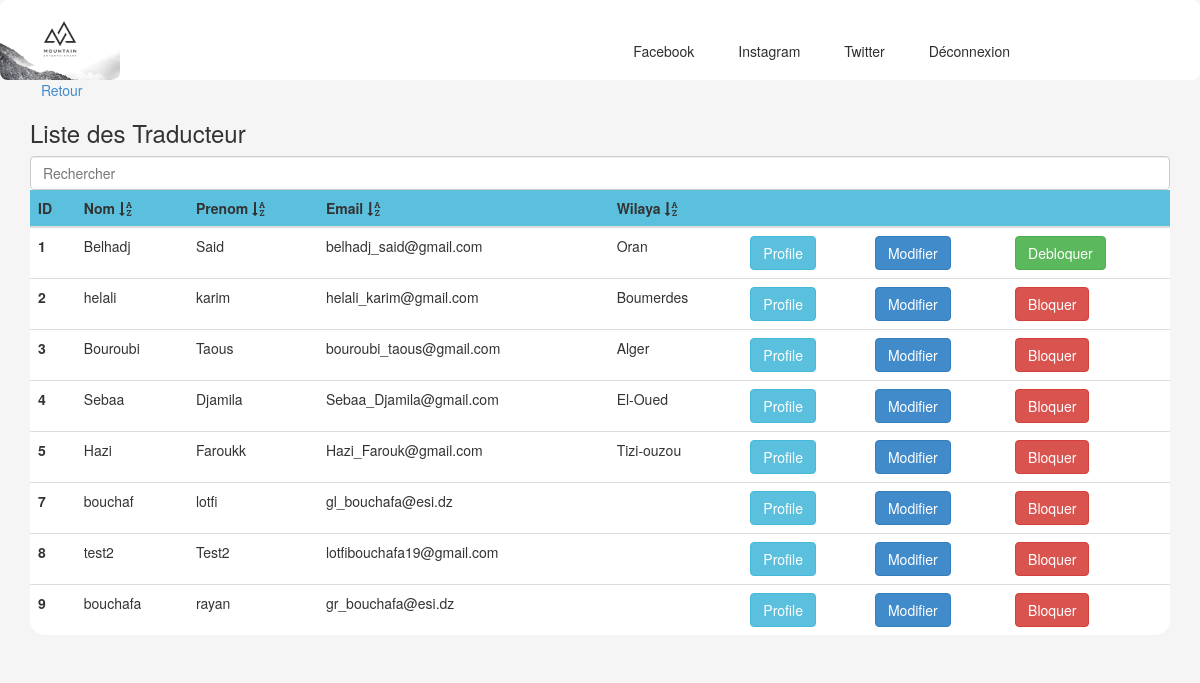
The app's page /admin.php?p=gestionTrad (signed in) with its own data.
### tables this page shows
CREATE TABLE `traducteur` (
  `id` int(11) NOT NULL,
  `email` varchar(255) NOT NULL,
  `password` varchar(255) NOT NULL,
  `firstname` varchar(255) DEFAULT NULL,
  `lastname` varchar(255) DEFAULT NULL,
  `tel` varchar(10) DEFAULT NULL,
  `fax` varchar(10) DEFAULT NULL,
  `wilaya` varchar(255) DEFAULT NULL,
  `commune` varchar(255) DEFAULT NULL,
  `adress` varchar(255) DEFAULT NULL,
  `langue1` varchar(255) DEFAULT NULL,
  `langue2` varchar(255) DEFAULT NULL,
  `langue3` varchar(255) DEFAULT NULL,
  `langue4` varchar(255) DEFAULT NULL,
  `langue5` varchar(255) DEFAULT NULL,
  `assermente` tinyint(1) DEFAULT 0,
  `idbloquer` int(11) DEFAULT NULL
);

### controller/admin/controller.php (called while the page is built, shortened)
<?php
class  Controller {
  public function render($vue,$data=[],$error=[])
  {
    require 'view/admin/'.$vue.'.php';
    require 'view/admin/template/index.php';
    exit(0);
  }
}

### controller/admin/Admincontroleur.php (called while the page is built, shortened)
<?php
class Admincontroleur extends controller {
    public function gestionTraducteur()
    {
        $traducteur = new traducteur();
        $data['traducteurs'] = $traducteur->liste();
        $this->render('gestionTraducteur',$data);
    }
}

### core/DataBase/database.php (called while the page is built, shortened)
<?php
class dataBase{
	private $db_name;
    private $db_host;
    private $db_user;
    private $db_pass;
    private $pdo;
    public function __construct($db_name="TDW",$db_host='localhost',$db_user='root',$db_pass='')
    {
    	$this->db_name=$db_name;
    	$this->db_host=$db_host;
    	$this->db_user=$db_user;
    	$this->db_pass=$db_pass;
    	$this->pdo=$this->getPdo();
    }
    private function getPdo()
    {
    	if(is_null($this->pdo))
    	{
    		$this->pdo=new PDO('mysql:dbname='.$this->db_name.';localhost='.$this->db_host.'',''.$this->db_user.'',''.$this->db_pass.'');
    		$this->pdo->setAttribute(PDO::ATTR_ERRMODE,PDO::ERRMODE_EXCEPTION);
    	}
    	return $this->pdo;
    }
    public function query($statement)
    {
     $query=$this->pdo->query($statement);
     $result=$query->fetchAll(PDO::FETCH_ASSOC);
     if(!empty($result))
     {
        return $result;
     }
     return false;
    }
}

### model/traducteur.php (called while the page is built, shortened)
<?php
class traducteur extends \core\model\table{
	protected $table = "traducteur";
	protected $db;
	public function __construct(){
		$db = new database();
		$this->db = $db;
	}
	public function liste()
	{
		$data = $this->db->query('SELECT * FROM '.$this->table);
		return $data;
	}
 }

### view/admin/gestionTraducteur.php (the view, shortened to what this page needs)
<div class="container">
<div class="row">
 <div class="col-md-12">
 <a href="?p=home"><i class="glyphicon glyphicon-arrow-left"></i>Retour</a>
 <h3> Liste des Traducteur</h6>
      <input type="text" class="form-control col-md-5" id="myInput" onkeyup="myFunction()" placeholder="Rechercher">
			<div class="ttable">
			<table class="table" id="myTable">
			<thead  style ="background-color:#5BC0DE;"class="entet">
			<tr>
			<th scope="col">ID</th>
            <th scope="col">Nom
            <i  onclick="sortTable(0)" class="fa fa-sort-alpha-down"> </i>
            </th>
			<th scope="col">Prenom
            <i  onclick="sortTable(1)" class="fa fa-sort-alpha-down"> </i>
            </th>
			<th scope="col">Email
            <i  onclick="sortTable(2)" class="fa fa-sort-alpha-down"> </i>
            </th>
			<th scope="col">Wilaya
            <i  onclick="sortTable(3)" class="fa fa-sort-alpha-down"> </i>
            </th>
            <th scope="col"></th>
            <th scope="col"></th>
            <th scope="col"></th>
			</tr>
		</thead>
		<tbody>
			<?php
		if($data['traducteurs'])
		{
			foreach ($data['traducteurs'] as $traducteur)
			{?>
			<tr  style="cursor: pointer ; " class="lien" >
				<th scope="row"><?php echo $traducteur['id'] ?></th>
				<td><?php echo $traducteur['lastname'] ?></td>
				<td><?php echo $traducteur['firstname'] ?></td>
				<td><?php echo $traducteur['email'] ?></td>
                <td><?php echo $traducteur['wilaya'] ?></td>
                <td><a target="blank" href="?p=traducteurProfile&id=<? echo $traducteur['id'] ?>" ><button class="btn btn-info">Profile</button></a></td>
                <td><button class="btn-editTraducteur btn btn-primary">Modifier</button></td>
                <?php if($traducteur['idbloquer']) {?>
                    <td><a  href="?p=debloquerTraducteur&id=<? echo $traducteur['id'] ?>" ><button class="btn btn-success">Debloquer</button></a></td>
                <?php
                }
                else{?>
                                    <td><a  href="?p=bloquerTraducteur&id=<? echo $traducteur['id'] ?>" ><button class="btn btn-danger">Bloquer</button></a></td>
                <?php
            }?>
			</tr>
			<?php
			}
		}
			?>
		</tbody>
		</table>
		</div>
</div>
</div>
</div>

### view/admin/template/template.css (style rules this page uses)
html, body { height: 100%; width: 100%; margin: 0px; font-family:Helvetica,Arial,sans-serif; font-size: 15px; line-height: 1.42857; color: #222; background-color:#f5f5f5 !important;; }

### view/css/tableaustyle.css (style rules this page uses)
.ttable { background-color: #FFFFFF; width: auto; height: auto; max-height: none; max-width: none; border-radius: 15px; }

### records on screen
traducteur: id "1", lastname "Belhadj", firstname "Said", email "belhadj_said@gmail.com", wilaya "Oran"
traducteur: id "2", lastname "helali", firstname "karim", email "helali_karim@gmail.com", wilaya "Boumerdes"
traducteur: id "3", lastname "Bouroubi", firstname "Taous", email "bouroubi_taous@gmail.com", wilaya "Alger"
traducteur: id "4", lastname "Sebaa", firstname "Djamila", email "Sebaa_Djamila@gmail.com", wilaya "El-Oued"
traducteur: id "5", lastname "Hazi", firstname "Faroukk", email "Hazi_Farouk@gmail.com", wilaya "Tizi-ouzou"
traducteur: id "7", lastname "bouchaf", firstname "lotfi", email "gl_bouchafa@esi.dz"
traducteur: id "8", lastname "test2", firstname "Test2", email "lotfibouchafa19@gmail.com"
traducteur: id "9", lastname "bouchafa", firstname "rayan", email "gr_bouchafa@esi.dz"
